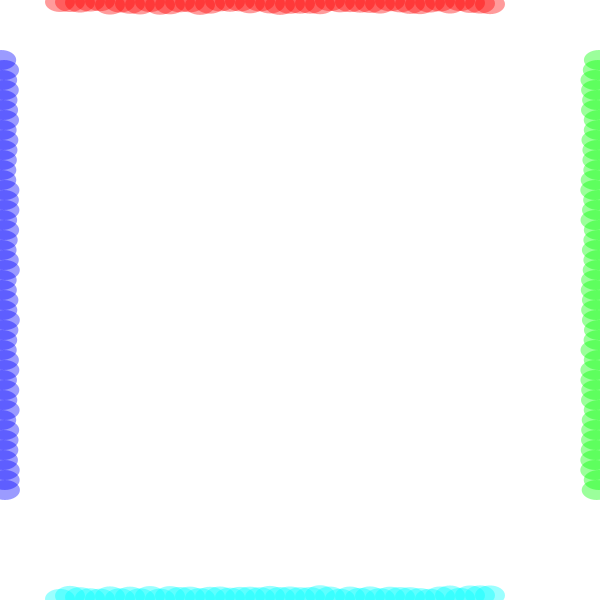
Frame 1 (no input)
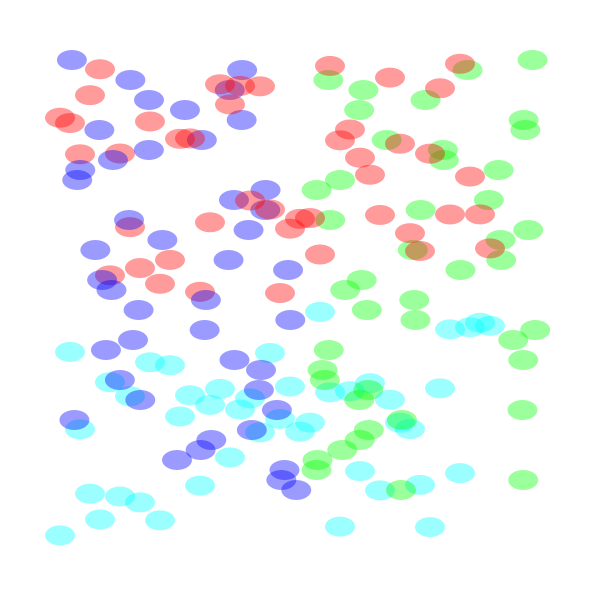
Frame 60 (the mouse pressed at the canvas centre just before this capture)
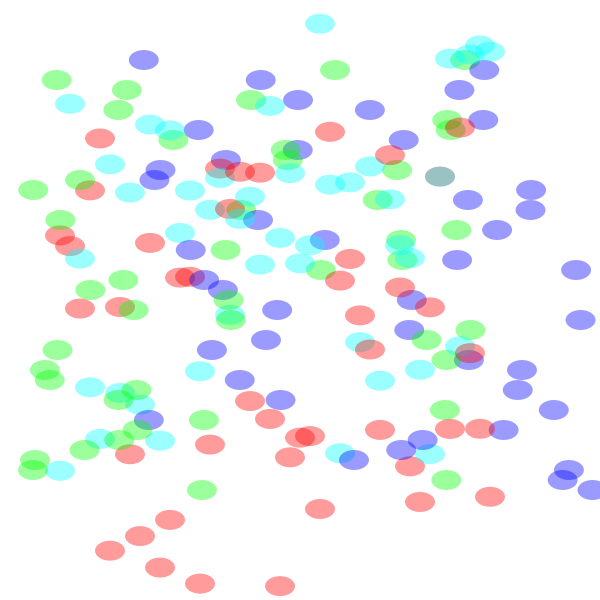
Frame 120 (the mouse held since frame 60 and released just before this capture)

The Processing sketch that drew these frames (run headless with seeded random() and noise(); from frame 60 on, the mouse is pressed at the canvas centre):

// Processing sketch: processing_152020
// ── processing_152020.pde

// total number of cars
int numCar = 50;
Car[] cars = new Car[numCar];
Car[] cars2 = new Car[numCar];
Car[] cars3 = new Car[numCar];
Car[] cars4 = new Car[numCar];
 
void setup() {
size(600, 600);
 
// set random colors, speeds
// all cars start at x0 and are 3px apart in y
for (int i = 0; i <cars.length; i++) {
cars[i] = new Car(color(0, 0, 255, 100), 0, i*10, (random(1, 5)));
cars2[i] = new Car(color(0, 255, 0, 100), width, i*10, (random(1, 5)));
cars3[i] = new Car(color(255, 0, 0, 100), i*10, 0, (random(1, 5)));
cars4[i] = new Car(color(0, 255, 255, 100), i*10, width, (random(1, 5)));
}
}
 
void draw() {
background(255);
// i = 1 so that the first car doesn't fall off the top of the window
for (int i = 6; i <cars.length; i++) {
cars[i].move();
cars[i].display();
cars2[i].move2();
cars2[i].display();
cars3[i].move3();
cars3[i].display();
cars4[i].move4();
cars4[i].display();
}
}
 
class Car {
color c;
float xpos;
float ypos;
float xspeed;
 
Car(color tempC, float tempXpos, float tempYpos, float tempXspeed) {
c = tempC;
xpos = tempXpos;
ypos = tempYpos;
xspeed = tempXspeed;
}
 
void display() {
stroke(0, 0, 0, 0);
fill(c);
ellipse(xpos, ypos, 30, 20);
}
//
void move() {
xpos = xpos + xspeed;
if (xpos > width) {
xpos = 0;
}
}
void move2() {
xpos = xpos - xspeed;
if (xpos < 0) {
xpos = width;
}
}
void move3() {
ypos = ypos + xspeed;
if (ypos > width) {
ypos = 0;
}
}
void move4() {
ypos = ypos - xspeed;
if (ypos < 0) {
ypos = width;
}
}
}
